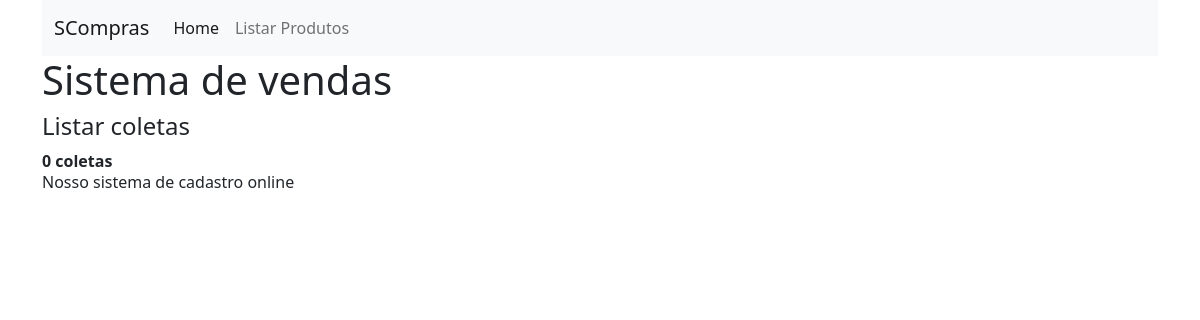
/producao/listar-coletas/, run on an earlier commit of the app's database.
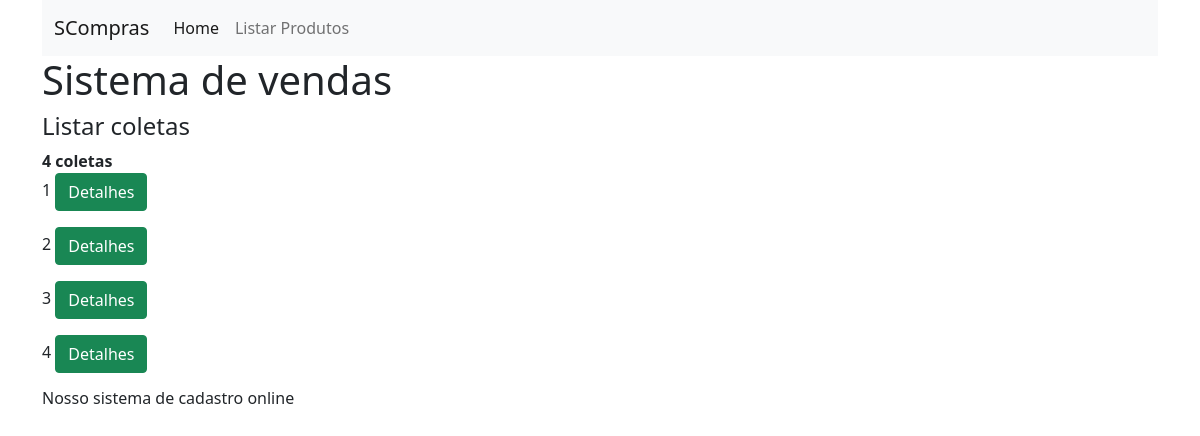
And on a later commit of the database.
### Producao/models.py (models this page shows)
class Coleta(models.Model):
    id = models.AutoField(primary_key=True)
    criacao = models.ForeignKey(Criacao, on_delete=models.CASCADE, verbose_name="Criação")
    data = models.DateField(blank=True, null=True, verbose_name="Data")
    quantidade = models.IntegerField(verbose_name="Quantidade")

### Producao/views.py (the view)
# urls.py: path('listar-coletas/', views.listar_coletas, name='listar_coletas'),
def listar_coletas(request):
    lista_produtos = Coleta.objects.all()
    informacoes = {
        'lista_produtos': lista_produtos
    }
    return render(request, 'Producao/coleta_list.html', informacoes)

### templates/Producao/coleta_list.html
{% extends "base.html" %}
{% block subtitulo %} Listar coletas {% endblock %} {% block conteudo %}
<strong>{{lista_produtos|length}} coletas</strong>
{% for coleta in lista_produtos %}
<p id="id_{{coleta.criacao}}_{{coleta.data}}">
  {{coleta.id}}
  <a
    id="id_button_{{coleta.pk}}"
    class="btn btn-success"
    href="{% url 'producao:detalhes_coleta' pk=coleta.pk %}"
    >Detalhes</a
  >
</p>
{% endfor %} {% endblock %} {% block rodape %} Nosso sistema de cadastro online
{% endblock %}

### templates/base.html (shortened to what this page needs)
<!DOCTYPE html>
<html lang="en">
  <head>
    <link
      href="https://cdn.jsdelivr.net/npm/bootstrap@5.0.1/dist/css/bootstrap.min.css"
      rel="stylesheet"
    />
  </head>
  <body>
    <div class="container">
      <nav class="navbar navbar-expand-lg navbar-light bg-light">
        <div class="container-fluid">
          <a class="navbar-brand" href="#">SCompras</a>
          <div class="collapse navbar-collapse" id="navbarNav">
            <ul class="navbar-nav">
              <li class="nav-item">
                <a class="nav-link active" aria-current="page" href="#">Home</a>
              </li>
              <li class="nav-item">
                <a class="nav-link" href="">Listar Produtos</a>
              </li>
            </ul>
          </div>
        </div>
      </nav>
      <h1>Sistema de vendas</h1>
      <h4>{% block subtitulo %} {% endblock %}</h4>
      {% block conteudo %} {% endblock %}
      <h6>{% block rodape %} {% endblock %}</h6>
    </div>
  </body>
</html>

What changed in the data, as far as the page shows it:
added Coleta: id "1"
added Coleta: id "2"
added Coleta: id "3"
added Coleta: id "4"
Also different on the page:
{{ lista_produtos|length }}: "0" → "4"
